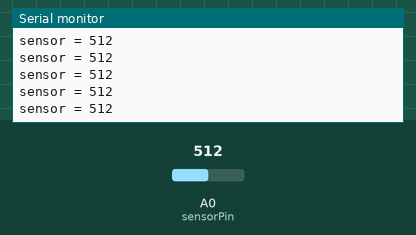
A sketch run on a simulated Arduino Uno, built with avr-gcc and run on an emulated ATmega328P. On the bench: the last lines printed to the serial monitor. Inputs (shaded band) come from the test bench; at power-on: A0 (sensorPin) = 512.

Above: at 1.2 s.
1.3 s: A0 (sensorPin) set to 106
At 1.8 s:
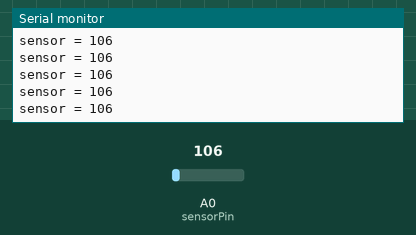
2.8 s: A0 (sensorPin) set to 90
At 3.3 s:
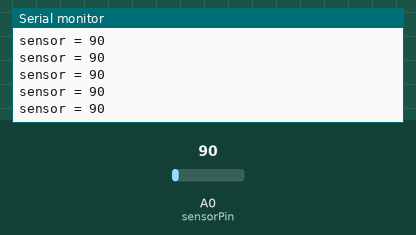
Timing chart, 0 to 5.7 s (numbered marks = the images above; inputs shaded):
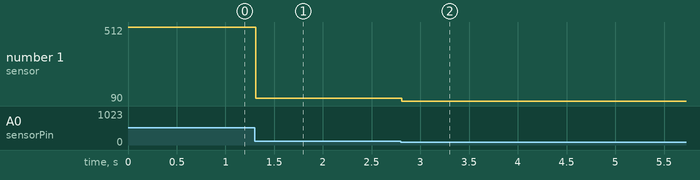

The sketch:

gardenSensorHardware.ino
```cpp
#include <EtherCard.h>

//Author cristian658

#define STATIC 1  // set to 1 to disable DHCP (adjust myip/gwip values below)

#if STATIC
// ethernet interface ip address
static byte myip[] = {
  192,168,1,200 };
// gateway ip address
static byte gwip[] = {
  192,168,1,1 };
#endif

// ethernet mac address - must be unique on your network
static byte mymac[] = {
  0x74,0x69,0x69,0x2D,0x30,0x31 };


byte Ethernet::buffer[500]; // tcp/ip send and receive buffer
BufferFiller bfill;

int sensorPin = A0;
int sensorValue = 0; // moisture sensor

void setup(){
  Serial.begin(57600);
  Serial.println("\n[gardenSensorHardware]");

  if (ether.begin(sizeof Ethernet::buffer, mymac) == 0)
    Serial.println( "Failed to access Ethernet controller");
#if STATIC
  ether.staticSetup(myip, gwip);
#endif

  ether.printIp("IP:  ", ether.myip);
  ether.printIp("GW:  ", ether.gwip);
  ether.printIp("DNS: ", ether.dnsip);
}
const char http_OK[] PROGMEM =
"HTTP/1.0 200 OK\r\n"
"Content-Type: application/json\r\n"
"Pragma: no-cache\r\n\r\n";

const char http_Found[] PROGMEM =
"HTTP/1.0 302 Found\r\n"
"Location: /\r\n\r\n";

const char http_Unauthorized[] PROGMEM =
"HTTP/1.0 401 Unauthorized\r\n"
"Content-Type: text/html\r\n\r\n"
"<h1>401 Unauthorized</h1>";

void sensorMoisture()
{

  bfill.emit_p(PSTR("HTTP/1.0 200 OK\r\nContent-Type: application/json\r\nPragma: no-cache\r\n\r\n"));
  bfill.emit_p(PSTR("{\"humedad\":\"$D\"}"), sensorValue);
}
void homeHumedadTemperaturaDTH()
{

  bfill.emit_p(PSTR("HTTP/1.0 200 OK\r\nContent-Type: application/json\r\nPragma: no-cache\r\n\r\n"));
  bfill.emit_p(PSTR("{\"humedad\":\"$D\"}"), sensorValue);
}
void loop(){
  // DHCP expiration is a bit brutal, because all other ethernet activity and
  // incoming packets will be ignored until a new lease has been acquired
  if (!STATIC && ether.dhcpLease()) {
    Serial.println("Acquiring DHCP lease again");
    ether.dhcpSetup();
  }

  Serial.print("sensor = " );
  sensorValue = analogRead(sensorPin);
  Serial.println(sensorValue);
  // wait for an incoming TCP packet, but ignore its contents
  word len = ether.packetReceive();
  word pos = ether.packetLoop(len);
  if (pos) {
    delay(1);   // necessary for my system
    bfill = ether.tcpOffset();
    char *data = (char *) Ethernet::buffer + pos;
    if (strncmp("GET /", data, 5) != 0) {
      // Unsupported HTTP request
      // 304 or 501 response would be more appropriate
      bfill.emit_p(http_Unauthorized);
    }
    else {
        sensorMoisture();
    }
    ether.httpServerReply(bfill.position());    // send http response
  }

}
```

Measured:
- after the input at 1.3 s, the serial monitor: prints a new line at once (image 1)
- after the input at 2.8 s, the serial monitor: prints a new line at once (image 2)
- plotted number 1: 512 → 106 after the input at 1.3 s, 106 → 90 after the input at 2.8 s
